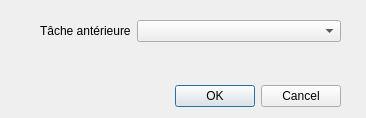
<?xml version="1.0" encoding="UTF-8"?>
<ui version="4.0">
 <class>DialogPrecedence</class>
 <widget class="QDialog" name="DialogPrecedence">
  <property name="geometry">
   <rect>
    <x>0</x>
    <y>0</y>
    <width>366</width>
    <height>118</height>
   </rect>
  </property>
  <property name="windowTitle">
   <string>Dialog</string>
  </property>
  <widget class="QDialogButtonBox" name="valider">
   <property name="geometry">
    <rect>
     <x>0</x>
     <y>80</y>
     <width>341</width>
     <height>32</height>
    </rect>
   </property>
   <property name="orientation">
    <enum>Qt::Horizontal</enum>
   </property>
   <property name="standardButtons">
    <set>QDialogButtonBox::Cancel|QDialogButtonBox::Ok</set>
   </property>
  </widget>
  <widget class="QWidget" name="formLayoutWidget">
   <property name="geometry">
    <rect>
     <x>40</x>
     <y>20</y>
     <width>301</width>
     <height>41</height>
    </rect>
   </property>
   <layout class="QFormLayout" name="formLayout">
    <property name="fieldGrowthPolicy">
     <enum>QFormLayout::AllNonFixedFieldsGrow</enum>
    </property>
    <item row="0" column="0">
     <widget class="QLabel" name="label_3">
      <property name="text">
       <string>Tâche antérieure</string>
      </property>
     </widget>
    </item>
    <item row="0" column="1">
     <widget class="QComboBox" name="anterieure"/>
    </item>
   </layout>
  </widget>
 </widget>
 <resources/>
 <connections>
  <connection>
   <sender>valider</sender>
   <signal>accepted()</signal>
   <receiver>DialogPrecedence</receiver>
   <slot>accept()</slot>
   <hints>
    <hint type="sourcelabel">
     <x>248</x>
     <y>254</y>
    </hint>
    <hint type="destinationlabel">
     <x>157</x>
     <y>274</y>
    </hint>
   </hints>
  </connection>
  <connection>
   <sender>valider</sender>
   <signal>rejected()</signal>
   <receiver>DialogPrecedence</receiver>
   <slot>reject()</slot>
   <hints>
    <hint type="sourcelabel">
     <x>316</x>
     <y>260</y>
    </hint>
    <hint type="destinationlabel">
     <x>286</x>
     <y>274</y>
    </hint>
   </hints>
  </connection>
 </connections>
</ui>
